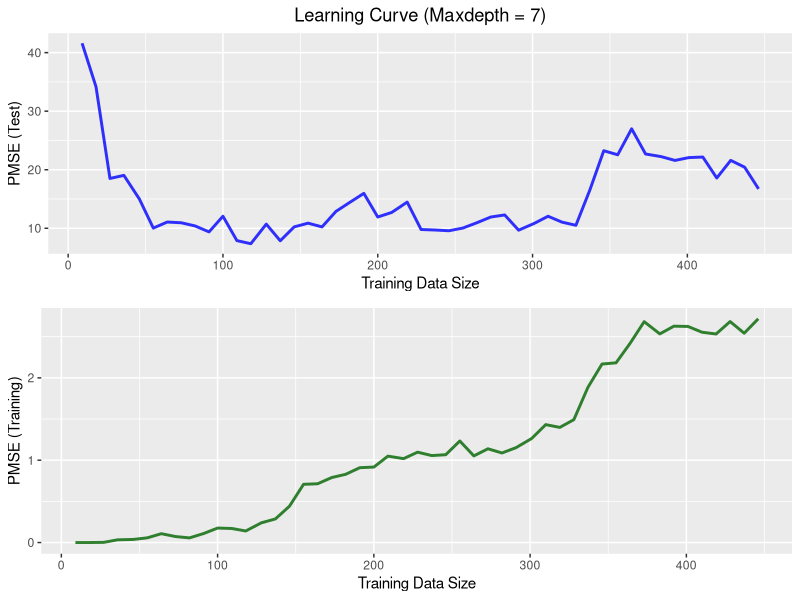

Source code (R):
library(rpart)  
library(ggplot2)
library(MASS)
library(grid)
library(gridExtra)
rm(list = ls()) 
Housing.Data = Boston
Housing.Data$chas = factor(Housing.Data$chas)
Housing.Data$rad = factor(Housing.Data$rad)
summary(Housing.Data)

Cross_Validation_Method <- function(Housing.Data,k.fold,start.ratio,end.ratio,intvl){
        size <- floor((end.ratio)/intvl); index <- 1
        train.error.avg <- as.numeric(size)
        test.error.avg <- as.numeric(size)
  
        for (ratio in seq(start.ratio,end.ratio,intvl))
        {
            Houing.Data.trimmed <- Housing.Data[1:round(nrow(Housing.Data)*ratio),]
            Houing.Data.trimmed <- Houing.Data.trimmed[sample(nrow(Houing.Data.trimmed)),]
            Indicies <- cut(seq(1,nrow(Houing.Data.trimmed)),breaks=k.fold,labels=FALSE)
            train.error <- as.numeric(k.fold)
            test.error <- as.numeric(k.fold)
            
            all.error <- sapply(1:k.fold, function(i){ 
                      test.Indicies <- which(Indicies==i,arr.ind=TRUE)
                      test.data <- Houing.Data.trimmed[test.Indicies, ]
                      train.data <- Houing.Data.trimmed[-test.Indicies, ]
                      test.ind.vars <- test.data[,-14]
                      train.ind.vars <- train.data[,-14]
                      
                      tree.control <- rpart.control(cp = 0, minsplit = 2, maxdepth = 7)
                      train.model <- rpart(medv ~ ., data = train.data, method = "anova",control = tree.control)
                      train.medv.hat <- predict(train.model, newdata = train.ind.vars, type = "vector")
                      test.medv.hat <- predict(train.model, newdata = test.ind.vars, type = "vector")
                      
                      #check MSE
                      train.error[i] <- mean((train.data$medv-train.medv.hat)^2)
                      test.error[i] <- mean((test.data$medv-test.medv.hat)^2)
                      all.error <- rbind(train.error[i],test.error[i])
                      })
    
          train.error.avg[index] <- mean(all.error[1,])
          test.error.avg[index] <- mean(all.error[2,])
          index <- index + 1
        }
  
        result <- rbind(train.error.avg,test.error.avg)
        result
}


k.fold <- 10; start.ratio <- 0.02; end.ratio <- 0.98; intvl <- 0.02; 
output <- Cross_Validation_Method(Housing.Data, k.fold, start.ratio, end.ratio, intvl)
Training.data.size <- round(nrow(Housing.Data)*seq(start.ratio,end.ratio,intvl)*0.9)
output<- rbind(Training.data.size,output)
output <- as.data.frame(t(output))
x_value <- output$Training.data.size
y1_value <- output$test.error.avg
y2_value <- output$train.error.avg 

dev.off() 
p1 <- ggplot() +   
      geom_line(mapping = aes(x_value,y1_value),color = "blue",size = 1,alpha = 0.8) +
      labs(title = "Learning Curve (Maxdepth = 7)", x = "Training Data Size", y = "PMSE (Test)") + theme(plot.title = element_text(hjust = 0.5))

p2 <- ggplot() +   
      geom_line(mapping = aes(x_value,y2_value),color = "dark green",size = 1,alpha = 0.8) +
      labs(x = "Training Data Size", y = "PMSE (Training)") 

grid.arrange(p1,p2, nrow = 2)












